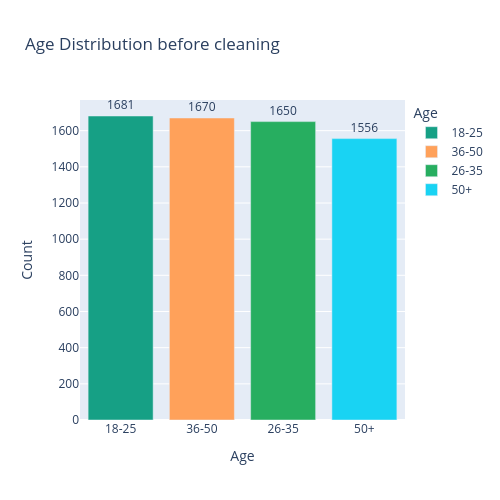

Notebook code cell kept with this figure:
### Code cell
age_group_counts = deepfake_df['age_group'].value_counts().reset_index()
age_group_counts.columns = ['Age', 'Count']

fig = px.bar(
            age_group_counts,
            x='Age',
            y='Count',
            title='Age Distribution before cleaning',
            color='Age',
            text = 'Count',
            color_discrete_map={
                                '18-25': '#16A085',
                                '26-35': '#27AE60',
                                '36-45': '#F39C12',
                                '46-55': '#E67E22'
                                }
            )

fig.update_traces( textposition='outside')         

fig.update_layout(  height = 500, width = 500,
                    xaxis_title='Age',
                    yaxis_title='Count'
                 )

fig.show()

joblib.dump(fig, r"C:\Users\jagad\Documents\my_classes\Tasks\my_projects\Deep_Fake_project_final\models\age_distribution_before_cleaning.pkl")

print(" age_distribution_before_cleaning saved as pkl file")

### Figure 1 — Plotly figure (JSON) as saved in the notebook; plotly's stock layout.template omitted (floating-point values rounded to 4 significant figures)
{"data": [{"hovertemplate": "Age=%{x}<br>Count=%{text}<extra></extra>", "legendgroup": "18-25", "marker": {"color": "#16A085", "pattern": {"shape": ""}}, "name": "18-25", "orientation": "v", "showlegend": true, "text": [1681.0], "textposition": "outside", "type": "bar", "x": ["18-25"], "xaxis": "x", "y": [1681], "yaxis": "y"}, {"hovertemplate": "Age=%{x}<br>Count=%{text}<extra></extra>", "legendgroup": "36-50", "marker": {"color": "#FFA15A", "pattern": {"shape": ""}}, "name": "36-50", "orientation": "v", "showlegend": true, "text": [1670.0], "textposition": "outside", "type": "bar", "x": ["36-50"], "xaxis": "x", "y": [1670], "yaxis": "y"}, {"hovertemplate": "Age=%{x}<br>Count=%{text}<extra></extra>", "legendgroup": "26-35", "marker": {"color": "#27AE60", "pattern": {"shape": ""}}, "name": "26-35", "orientation": "v", "showlegend": true, "text": [1650.0], "textposition": "outside", "type": "bar", "x": ["26-35"], "xaxis": "x", "y": [1650], "yaxis": "y"}, {"hovertemplate": "Age=%{x}<br>Count=%{text}<extra></extra>", "legendgroup": "50+", "marker": {"color": "#19d3f3", "pattern": {"shape": ""}}, "name": "50+", "orientation": "v", "showlegend": true, "text": [1556.0], "textposition": "outside", "type": "bar", "x": ["50+"], "xaxis": "x", "y": [1556], "yaxis": "y"}], "layout": {"barmode": "relative", "height": 500, "legend": {"title": {"text": "Age"}, "tracegroupgap": 0}, "title": {"text": "Age Distribution before cleaning"}, "width": 500, "xaxis": {"anchor": "y", "categoryarray": ["18-25", "36-50", "26-35", "50+"], "categoryorder": "array", "domain": [0, 1], "title": {"text": "Age"}}, "yaxis": {"anchor": "x", "domain": [0, 1], "title": {"text": "Count"}}}}
